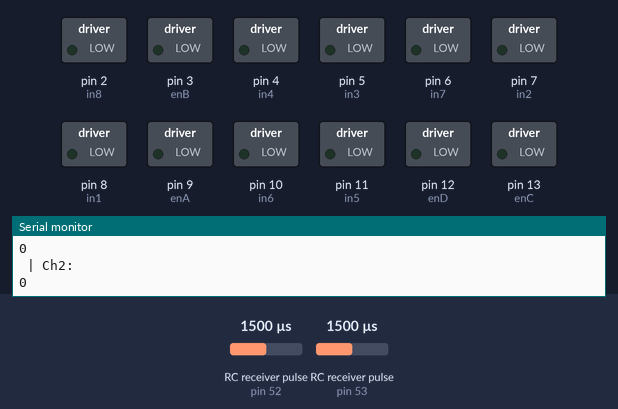
The sketch below on a simulated Arduino Mega 2560, built with avr-gcc and run on an emulated ATmega2560. Shown: switched loads named in the sketch (green lamp = pin HIGH), the last lines printed to the serial monitor. Wiring (inferred from the names in the program): 2 × RC receiver channel: data pin 52 / data pin 53. The test bench sets the inputs (shaded band); at power-on: RC receiver pulse (sensors on pin 52, pin 53) 1500 µs.

Above: at 1.2 s.
1.3 s: RC receiver pulse (sensor on pin 52) set to 1467 µs
At 2.0 s:
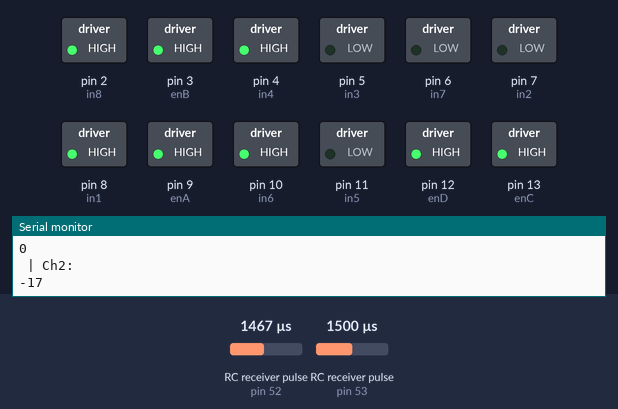
2.8 s: RC receiver pulse (sensor on pin 53) set to 1522 µs
4.3 s: RC receiver pulse (sensor on pin 53) set to 1542 µs
At 5.5 s:
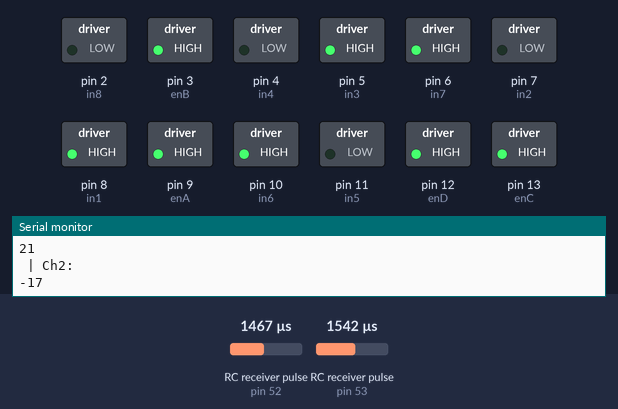
5.8 s: RC receiver pulse (sensor on pin 52) set to 1533 µs
7.3 s: RC receiver pulse (sensor on pin 52) set to 1541 µs
At 7.7 s:
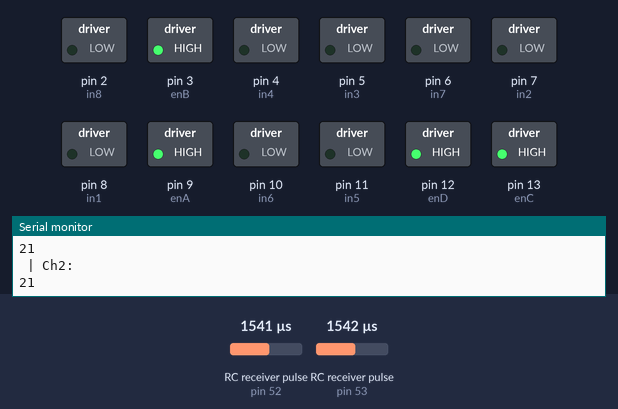
8.8 s: RC receiver pulse (sensor on pin 53) set to 1020 µs
At 9.6 s:
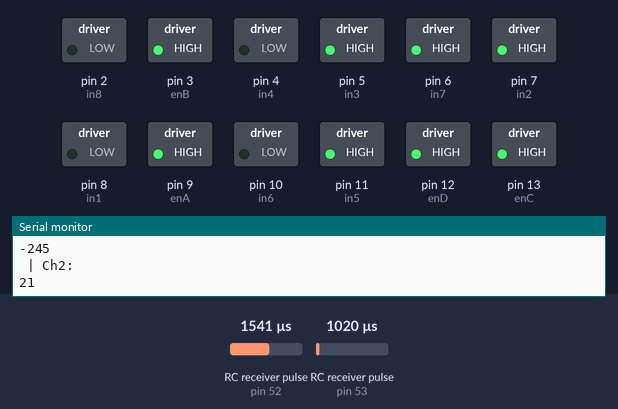
Timing chart, 0 to 11.3 s (numbered marks = the images above; inputs shaded):
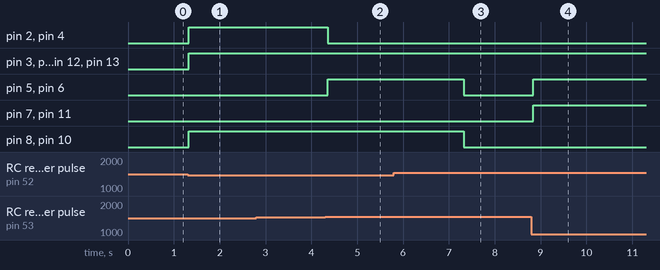

Measured:
- the behaviour switches between 1480 and 1479 µs on RC receiver pulse (sensor on pin 52) (found by bisection; images 0 and 1)
- the behaviour switches between 1532 and 1533 µs on RC receiver pulse (sensor on pin 53) (found by bisection; images 1 and 2)
- the behaviour switches between 1540 and 1541 µs on RC receiver pulse (sensor on pin 52) (found by bisection; images 2 and 3)
- after the input at 1.3 s, pin 2 (in8), pin 3 (enB), pin 4 (in4), pin 8 (in1), pin 9 (enA), pin 10 (in6), pin 12 (enD), pin 13 (enC): LOW → HIGH at once
- after the input at 4.3 s, pin 2 (in8), pin 4 (in4): HIGH → LOW after 0.06 s; pin 5 (in3), pin 6 (in7): LOW → HIGH after 0.06 s
- after the input at 7.3 s, pin 5 (in3), pin 6 (in7), pin 8 (in1), pin 10 (in6): HIGH → LOW at once
- after the input at 8.8 s, pin 5 (in3), pin 6 (in7), pin 7 (in2), pin 11 (in5): LOW → HIGH at once

The sketch:

controller_wheel_test.ino
```cpp
#define CH1 53
#define CH2 52

// Motor A connections
int enA = 9;
int in1 = 8;
int in2 = 7;
// Motor B connections
int enB = 3;
int in3 = 5;
int in4 = 4;

// Motor C connections
int enC = 13;
int in5 = 11;
int in6 = 10;
// Motor D connections
int enD = 12;
int in7 = 6;
int in8 = 2;

// Integers to represent values from sticks and pots
int ch1Value;
int ch2Value;

// Read the number of a specified channel and convert to the range provided.
// If the channel is off, return the default value
int readChannel(int channelInput, int minLimit, int maxLimit, int defaultValue){
  int ch = pulseIn(channelInput, HIGH, 30000);
  if (ch < 100) return defaultValue;
  return map(ch, 1000, 2000, minLimit, maxLimit);
}

void setup(){
  // Set up serial monitor
  Serial.begin(115200);

  // Set all the motor control pins to outputs
	pinMode(enA, OUTPUT);
	pinMode(enB, OUTPUT);
	pinMode(in1, OUTPUT);
	pinMode(in2, OUTPUT);
	pinMode(in3, OUTPUT);
	pinMode(in4, OUTPUT);

  pinMode(enC, OUTPUT);
	pinMode(enD, OUTPUT);
	pinMode(in5, OUTPUT);
	pinMode(in6, OUTPUT);
	pinMode(in7, OUTPUT);
	pinMode(in8, OUTPUT);

	// Turn off motors - Initial state
	digitalWrite(in1, LOW);
	digitalWrite(in2, LOW);
	digitalWrite(in3, LOW);
	digitalWrite(in4, LOW);
  digitalWrite(in5, LOW);
	digitalWrite(in6, LOW);
	digitalWrite(in7, LOW);
	digitalWrite(in8, LOW);

  // Set all pins as inputs
  pinMode(CH1, INPUT);
  pinMode(CH2, INPUT);
}


void loop() {

  // Get values for each channel
  ch1Value = readChannel(CH1, -255, 255, 0);
  ch2Value = readChannel(CH2, -255, 255, 0);
  if (ch2Value>10 and ch1Value<ch2Value){
    move_forward();
    Serial.println("MOVING F");
  }
  else if (ch2Value<-10 and ch1Value<abs(ch2Value)){
    move_backward();
    Serial.println("MOVING B");
  }
  else if (ch1Value>10 and ch2Value<ch1Value){
    move_right();
    Serial.println("MOVING R");
  }
  else if (ch1Value<-10 and ch2Value>(ch1Value)){
    move_left();
    Serial.println("MOVING L");
  }
  else{
    stop_motor();
  }
  Serial.println(" | Ch1: ");
  Serial.println(ch1Value);
  Serial.println(" | Ch2: ");
  Serial.println(ch2Value);
  // delay(500);
}

// void loop(){
//   if (ch1Value>0){
//     move_forward();
//   }
//   if (ch1Value<0){
//     move_backward();
//   }
//   if (ch2Value<0){
//     move_leftward();
//   }
//   if (ch2Value>0){
//     move_rightward();
//   }

//   delay(5000);
//   move_backward();
//   delay(5000);
// }


void move_forward(){
  analogWrite(enA, 255);
	analogWrite(enB, 255);
  analogWrite(enC, 255);
	analogWrite(enD, 255);

  digitalWrite(in1, LOW);
	digitalWrite(in2, HIGH);
	digitalWrite(in3, HIGH);
	digitalWrite(in4, LOW);

  digitalWrite(in5, HIGH);
	digitalWrite(in6, LOW);
	digitalWrite(in7, HIGH);
	digitalWrite(in8, LOW);
}


void move_backward(){
  analogWrite(enA, 255);
	analogWrite(enB, 255);
  analogWrite(enC, 255);
	analogWrite(enD, 255);

  digitalWrite(in1, HIGH);
	digitalWrite(in2, LOW);
	digitalWrite(in3, LOW);
	digitalWrite(in4, HIGH);

  digitalWrite(in5, LOW);
	digitalWrite(in6, HIGH);
	digitalWrite(in7, LOW);
	digitalWrite(in8, HIGH);

}

void move_left(){
  analogWrite(enA, 255);
	analogWrite(enB, 255);
  analogWrite(enC, 255);
	analogWrite(enD, 255);

  digitalWrite(in1, LOW);
	digitalWrite(in2, HIGH);
	digitalWrite(in3, LOW);
	digitalWrite(in4, HIGH);
  digitalWrite(in5, HIGH);
	digitalWrite(in6, LOW);
	digitalWrite(in7, LOW);
	digitalWrite(in8, HIGH);
}

void move_right(){
  analogWrite(enA, 255);
	analogWrite(enB, 255);
  analogWrite(enC, 255);
	analogWrite(enD, 255);

  digitalWrite(in1, HIGH);
	digitalWrite(in2, LOW);
	digitalWrite(in3, HIGH);
	digitalWrite(in4, LOW);
  digitalWrite(in5, LOW);
	digitalWrite(in6, HIGH);
	digitalWrite(in7, HIGH);
	digitalWrite(in8, LOW);
}


void stop_motor(){
 digitalWrite(in1, LOW);
	digitalWrite(in2, LOW);
	digitalWrite(in3, LOW);
	digitalWrite(in4, LOW);
  digitalWrite(in5, LOW);
	digitalWrite(in6, LOW);
	digitalWrite(in7, LOW);
	digitalWrite(in8, LOW);
}
```
